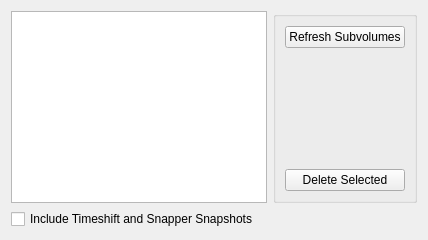
      <widget class="QWidget" name="tab_subvolumes">
       <attribute name="title">
        <string>Btrfs Subvolumes</string>
       </attribute>
       <layout class="QGridLayout" name="gridLayout_23">
        <item row="3" column="0">
         <widget class="QCheckBox" name="checkBox_subvolIncludeSnapshots">
          <property name="toolTip">
           <string>&lt;html&gt;&lt;head/&gt;&lt;body&gt;&lt;p&gt;Include children subvolumes of .snapshots and timeshift folders.&lt;/p&gt;&lt;/body&gt;&lt;/html&gt;</string>
          </property>
          <property name="text">
           <string>Include Timeshift and Snapper Snapshots</string>
          </property>
          <property name="checked">
           <bool>false</bool>
          </property>
         </widget>
        </item>
        <item row="0" column="3">
         <widget class="QGroupBox" name="groupBox">
          <property name="title">
           <string/>
          </property>
          <layout class="QVBoxLayout" name="verticalLayout">
           <item>
            <widget class="QPushButton" name="pushButton_subvolRefresh">
             <property name="text">
              <string>Refresh Subvolumes</string>
             </property>
            </widget>
           </item>
           <item>
            <spacer name="verticalSpacer">
             <property name="orientation">
              <enum>Qt::Vertical</enum>
             </property>
             <property name="sizeHint" stdset="0">
              <size>
               <width>20</width>
               <height>40</height>
              </size>
             </property>
            </spacer>
           </item>
           <item>
            <widget class="QPushButton" name="pushButton_subvolDelete">
             <property name="text">
              <string>Delete Selected</string>
             </property>
            </widget>
           </item>
          </layout>
         </widget>
        </item>
        <item row="0" column="0">
         <widget class="QTableView" name="tableView_subvols">
          <property name="selectionMode">
           <enum>QAbstractItemView::SingleSelection</enum>
          </property>
          <property name="selectionBehavior">
           <enum>QAbstractItemView::SelectRows</enum>
          </property>
         </widget>
        </item>
       </layout>
      </widget>
